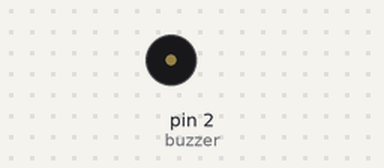
Bench run of a sketch on a simulated Arduino Uno, built with avr-gcc and run on an emulated ATmega328P. On the bench: buzzer (waves = sounding). What the sketch prints to the serial monitor is not drawn.

Above: at 0.1 s.
Timing chart, 0 to 1.6 s (numbered marks = the images above):
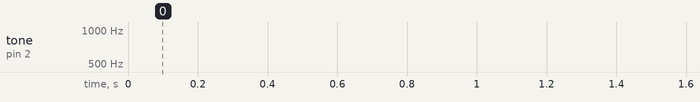

The sketch:

Buzzer.ino
```cpp
//for declare a pinout for buzzer
#define buzzer 2 //or we can use int buzzer=2

int num_of_chords = 7;

int C = 262;
int D = 294;
int E = 330;
int F = 349;
int G = 392;
int A = 440;
int B = 494;

int chords[] = {C,D,E,F,G,A,B};

void setup() {
  // put your setup code here, to run once:
  Serial.begin(9600);
  pinMode(buzzer,OUTPUT);
}

void loop() {
  // put your main code here, to run repeatedly:
  //continuously play CDEFGAB
  for (int i=0; i<8; i++){
    tone(buzzer, chords[i], 500);
    Serial.println(chords[i]);
    noTone(buzzer);
    delay(5);
  }

}
```
